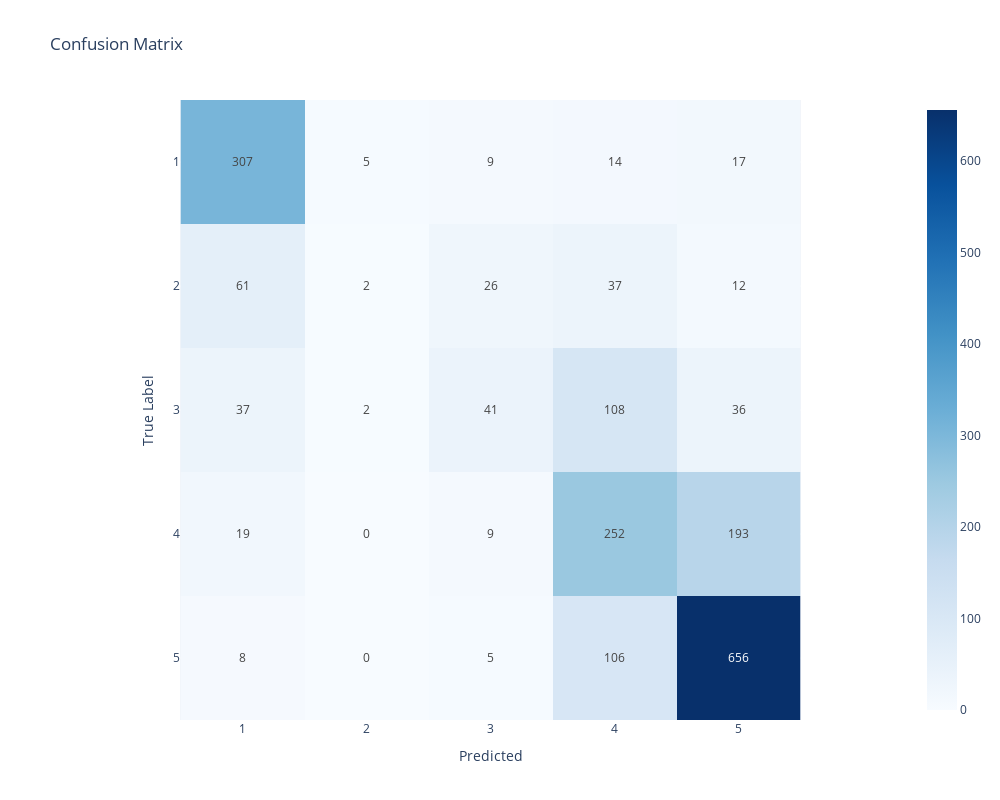

Notebook cell for this chart:
### Markdown cell above
As with the model's parameters and the kernel hyperparameter, we still implement our GridSearchCV in another method called grid_search_c in our class (in mlModel.py file) :

### Code cell
# Instantiate the Model class with necessary parameters
model = Model(X, y, SVC(kernel='rbf'), TfidfVectorizer(preprocessor=preprocess_text))
model.fit()
model.grid_search_C([0.1, 1, 10, 100, 1000])
model.class_report(class_labels)

### Figure 1 — Plotly figure (JSON) as saved in the notebook; plotly's stock layout.template omitted (floating-point values rounded to 4 significant figures)
{"data": [{"coloraxis": "coloraxis", "hovertemplate": "Predicted: %{x}<br>True Label: %{y}<br>color: %{z}<extra></extra>", "name": "0", "texttemplate": "%{z}", "type": "heatmap", "x": ["1", "2", "3", "4", "5"], "xaxis": "x", "y": ["1", "2", "3", "4", "5"], "yaxis": "y", "z": [[307, 5, 9, 14, 17], [61, 2, 26, 37, 12], [37, 2, 41, 108, 36], [19, 0, 9, 252, 193], [8, 0, 5, 106, 656]]}], "layout": {"coloraxis": {"colorscale": [[0, "rgb(247,251,255)"], [0.125, "rgb(222,235,247)"], [0.25, "rgb(198,219,239)"], [0.375, "rgb(158,202,225)"], [0.5, "rgb(107,174,214)"], [0.625, "rgb(66,146,198)"], [0.75, "rgb(33,113,181)"], [0.875, "rgb(8,81,156)"], [1, "rgb(8,48,107)"]]}, "height": 800, "title": {"text": "Confusion Matrix"}, "width": 1000, "xaxis": {"anchor": "y", "constrain": "domain", "domain": [0, 1], "scaleanchor": "y", "title": {"text": "Predicted"}}, "yaxis": {"anchor": "x", "autorange": "reversed", "constrain": "domain", "domain": [0, 1], "title": {"text": "True Label"}}}}
